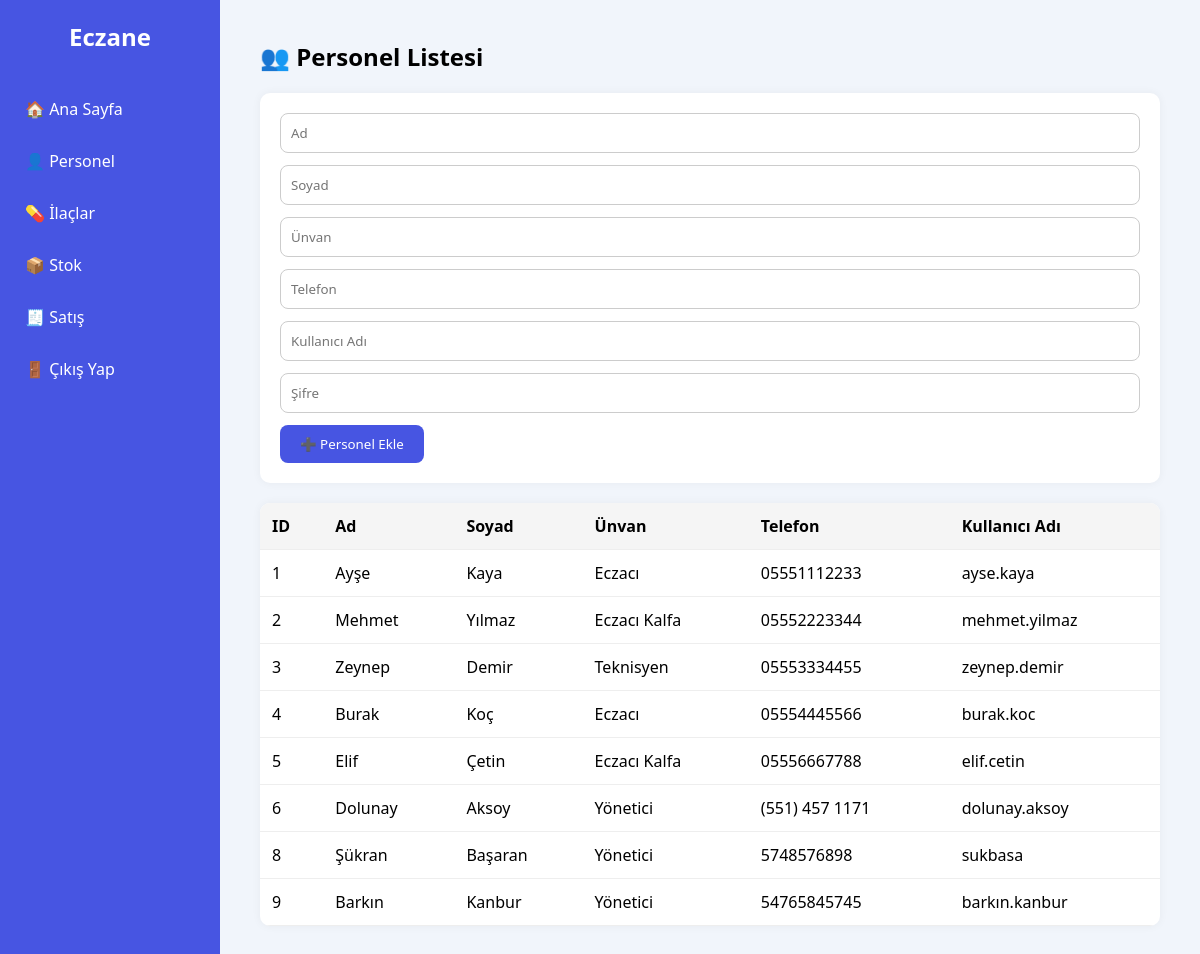
The app's page /src/personel.php (signed in) with its own data.
### tables this page shows
CREATE TABLE `personel` (
  `Personel_ID` int(11) NOT NULL,
  `Personel_Ad` varchar(50) DEFAULT NULL,
  `Personel_Soyad` varchar(50) DEFAULT NULL,
  `Unvan` varchar(50) DEFAULT NULL,
  `IseGirisTarihi` date DEFAULT NULL,
  `CepNo` varchar(15) DEFAULT NULL,
  `Maas` decimal(10,2) DEFAULT NULL,
  `KullaniciAdi` varchar(50) DEFAULT NULL,
  `Sifre` varchar(255) DEFAULT NULL
);

### src/personel.php (the view, shortened to what this page needs)
<?php
include("baglanti.php");
?>
<!DOCTYPE html>
<html lang="tr">
<head>
</head>
<body>
<div class="sidebar">
  <h2>Eczane</h2>
  <a href="anasayfa.php" class="menu-item">🏠 Ana Sayfa</a>
  <a href="personel.php" class="menu-item">👤 Personel</a>
  <a href="ilaclar.php" class="menu-item">💊 İlaçlar</a>
  <a href="stok.php" class="menu-item">📦 Stok</a>
  <a href="satis.php" class="menu-item">🧾 Satış</a>
  <a href="logout.php" class="menu-item">🚪 Çıkış Yap</a>
</div>
<div class="content">
  <h2>👥 Personel Listesi</h2>
  <div class="ekle-formu">
    <form method="POST">
      <input type="text" name="ad" placeholder="Ad" required>
      <input type="text" name="soyad" placeholder="Soyad" required>
      <input type="text" name="unvan" placeholder="Ünvan" required>
      <input type="text" name="telefon" placeholder="Telefon" required>
      <input type="text" name="kullaniciAdi" placeholder="Kullanıcı Adı" required>
      <input type="text" name="sifre" placeholder="Şifre" required>
      <button type="submit">➕ Personel Ekle</button>
    </form>
  </div>
  <table>
    <tr>
      <th>ID</th>
      <th>Ad</th>
      <th>Soyad</th>
      <th>Ünvan</th>
      <th>Telefon</th>
      <th>Kullanıcı Adı</th>
    </tr>
    <?php
    $sorgu = $conn->query("SELECT * FROM Personel");
    while ($satir = $sorgu->fetch_assoc()) {
        echo "<tr>
                <td>{$satir['Personel_ID']}</td>
                <td>{$satir['Personel_Ad']}</td>
                <td>{$satir['Personel_Soyad']}</td>
                <td>{$satir['Unvan']}</td>
                <td>{$satir['CepNo']}</td>
                <td>{$satir['KullaniciAdi']}</td>
              </tr>";
    }
    ?>
  </table>
</div>
</body>
</html>

### src/personel.php (style rules this page uses)
* { box-sizing: border-box; margin: 0; padding: 0; font-family: 'Segoe UI', sans-serif; }
body { display: flex; height: 100vh; background-color: #f1f5fb; }
.sidebar { width: 220px; background-color: #4755e2; color: white; padding: 20px 0; }
.sidebar h2 { text-align: center; margin-bottom: 30px; }
.menu-item { padding: 15px 25px; text-decoration: none; color: white; display: block; transition: background 0.3s; }
.content { flex: 1; padding: 40px; overflow-y: auto; }
h2 { margin-bottom: 20px; }
table { width: 100%; border-collapse: collapse; background-color: white; border-radius: 10px; overflow: hidden; box-shadow: 0 0 10px rgba(0,0,0,0.05); margin-top: 20px; }
th, td { padding: 12px; text-align: left; border-bottom: 1px solid #eee; }
th { background-color: #f5f5f5; }
.ekle-formu { background-color: white; padding: 20px; border-radius: 10px; box-shadow: 0 0 10px rgba(0,0,0,0.05); }
.ekle-formu input { width: 100%; padding: 10px; margin-bottom: 12px; border: 1px solid #ccc; border-radius: 8px; }
.ekle-formu button { background-color: #4755e2; color: white; padding: 10px 20px; border: none; border-radius: 8px; cursor: pointer; }

### records on screen
personel: Personel_ID "1", Personel_Ad "Ayşe", Personel_Soyad "Kaya", Unvan "Eczacı", CepNo "05551112233", KullaniciAdi "ayse.kaya"
personel: Personel_ID "2", Personel_Ad "Mehmet", Personel_Soyad "Yılmaz", Unvan "Eczacı Kalfa", CepNo "05552223344", KullaniciAdi "mehmet.yilmaz"
personel: Personel_ID "3", Personel_Ad "Zeynep", Personel_Soyad "Demir", Unvan "Teknisyen", CepNo "05553334455", KullaniciAdi "zeynep.demir"
personel: Personel_ID "4", Personel_Ad "Burak", Personel_Soyad "Koç", Unvan "Eczacı", CepNo "05554445566", KullaniciAdi "burak.koc"
personel: Personel_ID "5", Personel_Ad "Elif", Personel_Soyad "Çetin", Unvan "Eczacı Kalfa", CepNo "05556667788", KullaniciAdi "elif.cetin"
personel: Personel_ID "6", Personel_Ad "Dolunay", Personel_Soyad "Aksoy", Unvan "Yönetici", CepNo "(551) 457 1171", KullaniciAdi "dolunay.aksoy"
personel: Personel_ID "8", Personel_Ad "Şükran", Personel_Soyad "Başaran", Unvan "Yönetici", CepNo "5748576898", KullaniciAdi "sukbasa"
personel: Personel_ID "9", Personel_Ad "Barkın", Personel_Soyad "Kanbur", Unvan "Yönetici", CepNo "54765845745", KullaniciAdi "barkın.kanbur"
